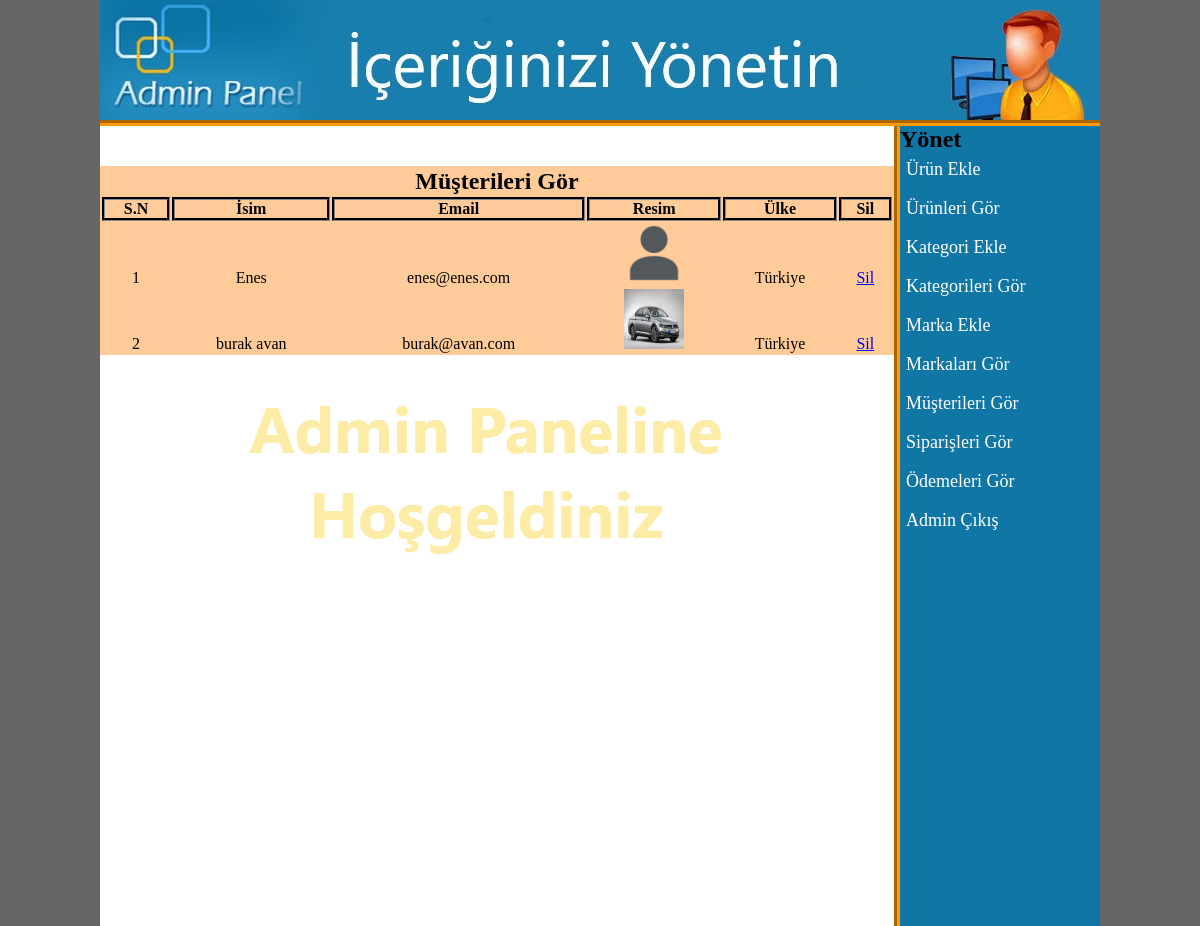
Screenshot of /carshop/admin_area/index.php?view_customers (signed in) with the database file from the repository.
### tables this page shows
CREATE TABLE `customers` (
  `customer_id` int(10) NOT NULL,
  `customer_name` varchar(100) NOT NULL,
  `customer_email` varchar(100) NOT NULL,
  `customer_pass` varchar(100) NOT NULL,
  `customer_country` mediumtext NOT NULL,
  `customer_city` mediumtext NOT NULL,
  `customer_contact` int(100) NOT NULL,
  `customer_address` mediumtext NOT NULL,
  `customer_image` mediumtext NOT NULL,
  `customer_ip` int(100) NOT NULL
);

### carshop/admin_area/view_customers.php (the view, shortened to what this page needs)
<!DOCTYPE HTML>
<html>
<head>
</head>
<body>
	<table width="794" align="center" bgcolor="#FFCC99" border="2">
    	<tr align="center">
        	<td colspan="6"><h2>Müşterileri Gör</h2></td>
        </tr>
        <tr align="center">
        	<th>S.N</th>
            <th>İsim</th>
            <th>Email</th>
            <th>Resim</th>
            <th>Ülke</th>
            <th>Sil</th>
        </tr>
    	<?php
		include("includes/db.php");
		$get_c = "select * from customers";
		$run_c = mysqli_query($con, $get_c);
		$i=0;
		while($row_c=mysqli_fetch_array($run_c)){
			$c_id = $row_c['customer_id'];
			$c_name = $row_c['customer_name'];
			$c_email = $row_c['customer_email'];
			$c_image = $row_c['customer_image'];
			$c_country = $row_c['customer_country'];
			$i++;
		?>
        <tr align="center">
        	<td><?php echo $i; ?></td>
            <td><?php echo $c_name; ?></td>
            <td><?php echo $c_email; ?></td>
            <td><img src="../customer/customer_photos/<?php echo $c_image; ?>" width="60" height="60"/></td>
            <td><?php echo $c_country; ?></td>
            <td><a href="delete_c.php?delete_c=<?php echo $c_id; ?>">Sil</a></td>
        </tr>
        <?php } ?>
    </table>
</body>
</html>

### carshop/admin_area/styles/style.css (style rules this page uses)
html, body, div, span, applet, object, iframe, h1, h2, h3, h4, h5, h6, p, blockquote, pre, a, abbr, acronym, address, big, cite, code, del, dfn, em, img, ins, kbd, q, s, samp, small, strike, strong, sub, sup, tt, var, b, u, i, center, dl, dt, dd, ol, ul, li, fieldset, form, label, legend, table, caption, tbody, tfoot, thead, tr, th, td, article, aside, canvas, details, embed, figure, figcaption, footer, header, hgroup, menu, nav, output, ruby, section, summary, time, mark, audio, video { margin: 0; padding: 0; border: 0; vertical-align: baseline; }
body { background:#666; }

### carshop/admin_area/view_customers.php (style rules this page uses)
th,tr { border:3px groove #333; }

### rows the page displays
customers: customer_name "Enes", customer_email "enes@enes.com", customer_image (placeholder picture), customer_country "Türkiye"
customers: customer_name "burak avan", customer_email "burak@avan.com", customer_image (picture), customer_country "Türkiye"
